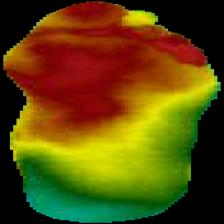
#> input picture Diabetic foot.v1i.folder/test/Diabetic-Foot/DM032_M_L_png.rf.a0451068ae1e9f24e6f8093216dc8788.jpg, 224 x 224 px; its folder holds only this picture in this run
$ python convert_to_grayscale.py
#> lines starting #> are read from the running program, lines starting #| are printed output that depends on the picture
"""
Convert the Diabetic Foot dataset to Grayscale (3-channel RGB where R=G=B).
This removes colormap variation and forces the YOLO model to learn thermal intensity patterns.
"""

import os
import glob
import cv2
from pathlib import Path

SRC_DIR = Path("Diabetic foot.v1i.folder")
DST_DIR = Path("Diabetic foot.v1i.grayscale")

print("[*] Converting dataset to grayscale...")

# Copy directory structure and convert images
for split in ["train", "valid", "test"]:
    for cls in ["Diabetic-Foot", "Normal"]:
        src_path = SRC_DIR / split / cls
        dst_path = DST_DIR / split / cls
        dst_path.mkdir(parents=True, exist_ok=True)

        images = list(src_path.glob("*.jpg")) + list(src_path.glob("*.png"))
        for img_path in images:
            # Read image
            img = cv2.imread(str(img_path))
#> img is the input picture: shape (224, 224, 3); mean B, G, R 9.1, 72.9, 93.2
            if img is None:
                continue

            # Convert to grayscale
            gray = cv2.cvtColor(img, cv2.COLOR_BGR2GRAY)
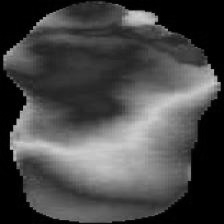
#> gray: shape (224, 224); min 0, max 208, mean 71.7

            # Convert back to 3-channel BGR (so standard YOLO weights work out of the box)
            gray_3ch = cv2.merge([gray, gray, gray])

            # Save to destination
            cv2.imwrite(str(dst_path / img_path.name), gray_3ch)

print("[+] Grayscale dataset created successfully at:", DST_DIR)
